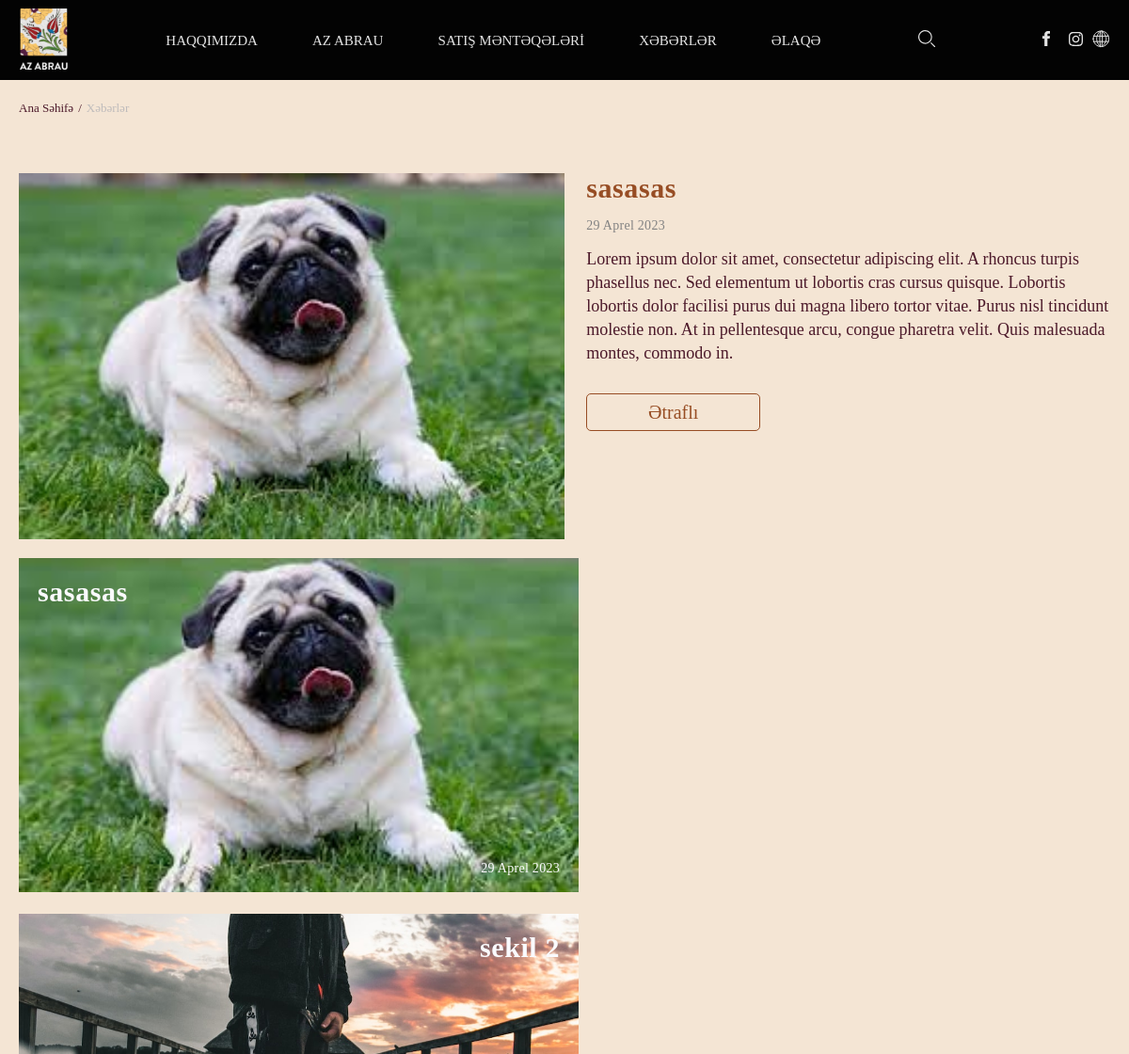
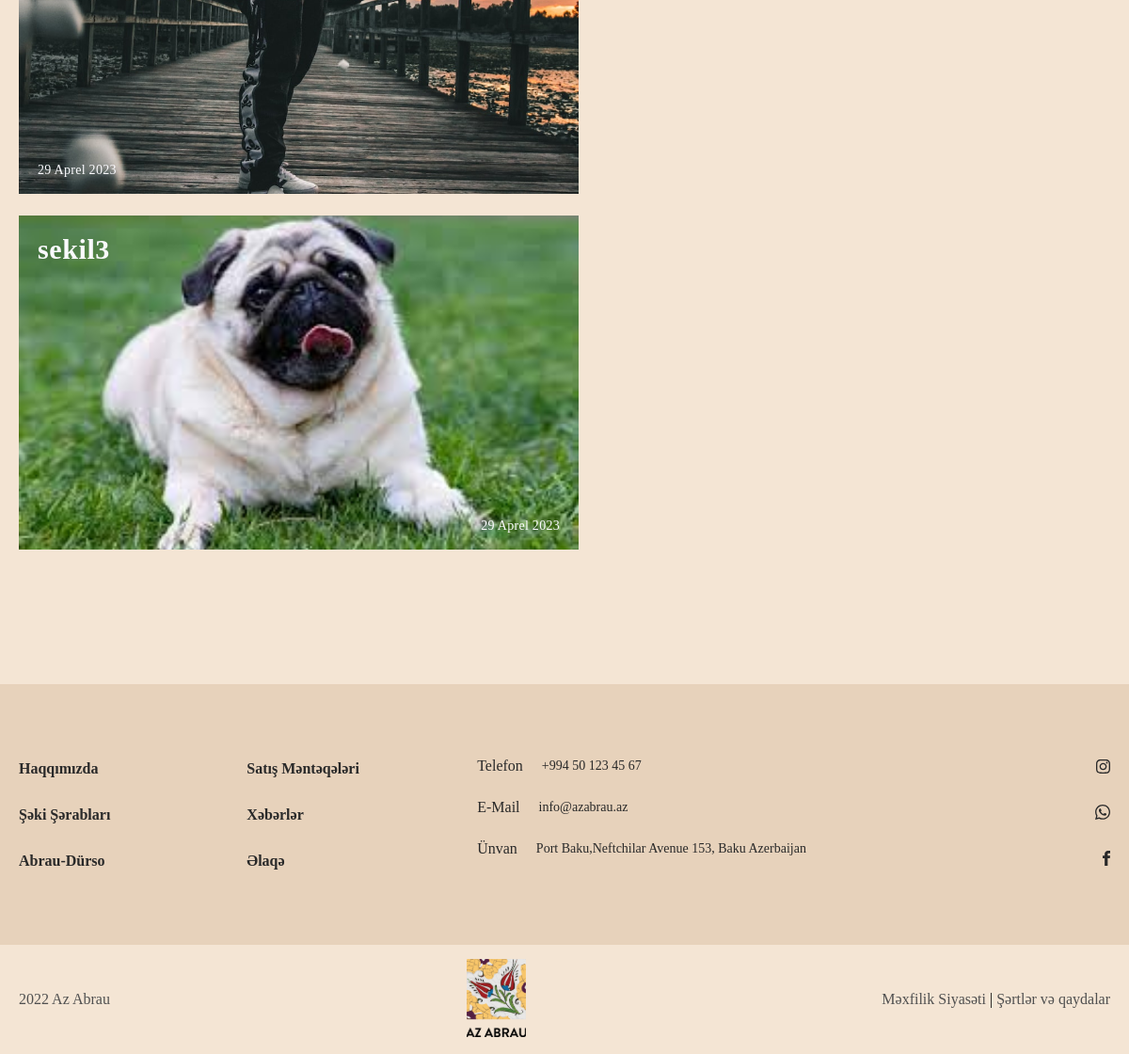
Page /news on the committed database (2 pictures, top to bottom).
### app/models.py (models this page shows)
class New(models.Model):
    title = models.CharField(verbose_name='Basliq',max_length=200)
    photo = models.ImageField(verbose_name='Sekil', upload_to='media/')
    tarix = models.DateField(verbose_name='tarix',auto_created=True)
    metn = models.TextField(verbose_name='metn',max_length=500)

### app/views.py (the view)
# urls.py: path('news',views.news,name='news'),
def news(request):
    news=New.objects.all()
    context={
        'news':news,
        'news1':news.first()
    }
    return render(request,'news.html',context)

### templates/news.html (shortened to what this page needs)
{% extends 'base.html' %}
{% load static %}
{% block main %}
 <div class="container">
    <div class="row">
        <ul class="breadcrumb">
            <li class="breadcrumb-item">
                <a href="{% url 'index' %}">
                    Ana Səhifə
                </a>
            </li>
            <span>/</span>
            <li class="breadcrumb-item">
                Xəbərlər
            </li>
        </ul>
    </div>
</div>
<section id="news-page">
    <div class="container">
        <div class="row">
            <div class="main-card">
                <div class="col-6">
                    <img src="{{news1.photo.url}}" alt="">
                </div>
                <div class="col-5">
                    <h3 class="main-head">
                        {{news1.title}}
                    </h3>
                    <p class="date">
                        {{news1.tarix}}
                    </p>
                    <p class="text">
                        {{news1.metn}}
                    </p>
                    <button class="btn">
                        Ətraflı
                    </button>
                </div>
            </div>
{% for items in news %}
<div class="news-card item">
    <a href="#">
        <img src="{{items.photo.url}}" alt="">
        <div class="news-text">
            <h3 class="news-head">
                {{items.title}}
            </h3>
            <p class="news-date">
                {{items.tarix}}
            </p>
        </div>
    </a>
</div>
{% endfor %}
</section>
{% endblock main %}

### templates/base.html (shortened to what this page needs)
<!DOCTYPE html>
<html lang="en">
    {% load static %}
    <head>
        <link rel="stylesheet" href="{% static 'css/style.css' %}">
        <link rel="stylesheet" href="{% static 'css/reset.css' %}">
        <link rel="stylesheet" href="{% static 'css/owl.carousel.min.css' %}">
        <link rel="stylesheet" href="{% static 'css/responsive.css' %}">
    </head>
<body>
    {% include 'header.html' %}
    {% block main %}
    {% endblock main %}
    {% include 'footer.html' %}
</body>
</html>

### templates/header.html (shortened to what this page needs)
 {% load static %}
  <header>
    <div class="container">
        <div class="row">
            <div class="logo">
                <a href="./index.html">
                    <img src="{% static 'img/logo-azabrau.svg' %}" alt="">
                </a>
            </div>
            <nav>
                <ul class="navbar">
                    <li class="nav-item">
                        <a href="./about.html">
                            HAQQIMIZDA
                        </a>
                    </li>
                    <li class="nav-item">
                        <a href="./products.html">
                            AZ ABRAU
                        </a>
                    </li>
                    <li class="nav-item">
                        <a href="./maps.html">
                            SATIŞ MƏNTƏQƏLƏRİ
                        </a>
                    </li>
                    <li class="nav-item">
                        <a href="{% url 'news' %}">
                            XƏBƏRLƏR
                        </a>
                    </li>
                    <li class="nav-item">
                        <a href="./contact.html">
                            ƏLAQƏ
                        </a>
                    </li>
                </ul>
            </nav>
            <form class="search" action="">
                <a href="javascript:void(0)">
                    <img class="open-search" src="{% static 'img/search.svg' %}" alt="">
                </a>
            </form>
            <div class="social">
                <a href="#">
                    <img src="{% static 'img/face.svg' %}" alt="">
                </a>
                <a href="#">
                    <img src="{% static 'img/inst.svg' %}" alt="">
                </a>
                <div class="lang-div">
                    <img src="{% static 'img/lang.svg' %}" alt="">
                    <ul class="lang">
                        <li>
                        </li>
                        <li>
                        </li>
                        <li>
                        </li>
                    </ul>
                </div>
            </div>
        </div>
    </div>
</header>

### templates/footer.html
 {% load static %}
 <footer>
    <div class="footer-top">
        <div class="container">
            <div class="row">
                <div class="col-4">
                    <ul class="foot-nav">
                        <li class="foot-item">
                            Haqqımızda
                        </li>
                        <li class="foot-item">
                            Şəki Şərabları
                        </li>
                        <li class="foot-item">
                            Abrau-Dürso
                        </li>
                        <li class="foot-item">
                            Satış məntəqələri
                        </li>
                        <li class="foot-item">
                            Xəbərlər
                        </li>
                        <li class="foot-item">
                            Əlaqə
                        </li>
                    </ul>
                </div>
                <div class="col-4">
                    <ul class="foot-contact">
                        <li class="contact-group">
                            <p class="contact-item">
                                Telefon
                            </p>
                            <span class="contact-text">
                                <a href="tel:+994501234567">
                                    +994 50 123 45 67
                                </a>
                            </span>
                        </li>
                        <li class="contact-group">
                            <p class="contact-item">
                                E-mail
                            </p>
                            <span class="contact-text">
                                info@azabrau.az
                            </span>
                        </li>
                        <li class="contact-group">
                            <p class="contact-item">
                                Ünvan
                            </p>
                            <span class="contact-text">
                                Port Baku,Neftchilar Avenue 153,
                                Baku Azerbaijan
                            </span>
                        </li>
                    </ul>
                </div>
                <div class="col-2">
                    <div class="foot-social">
                        <a href="#">
                            <img src="{% static 'img/insta.svg' %}" alt="">
                        </a>
                        <a href="#">
                            <img src="{% static 'img/wp-icon.svg' %}" alt="">
                        </a>
                        <a href="#">
                            <img src="{% static 'img/face-icon.svg' %}" alt="">
                        </a>
                    </div>
                </div>
            </div>
        </div>
    </div>
    <div class="footer-bottom">
        <div class="container">
            <div class="row">
                <p class="bottom-first">
                    2022 Az Abrau
                </p>
                <a class="bottom-logo" href="#">
                    <img src="{% static 'img/footer-logo.svg' %}" alt="">
                </a>
                <p class="bottom-end">
                    <a href="#">
                        Məxfilik Siyasəti
                    </a>
                    <span>
                        |
                    </span>
                    <a href="#">
                        Şərtlər və qaydalar
                    </a>
                </p>
            </div>
        </div>
    </div>
</footer>

### staticfiles/css/responsive.css (style rules this page uses)
@media only screen and (max-width: 1220px) { .container { max-width: 100%; padding:0 20px; } }
@media only screen and (max-width: 1220px) { section { padding-top: 60px !important; } }

### rows in the picture
New: photo (picture), title "sasasas", tarix "29 Aprel 2023", metn "Lorem ipsum dolor sit amet, consectetur adipiscing elit. A rhoncus turpis phasellus nec. Sed elementum ut lobortis cras cursus quisque. Lobortis lobortis dolor facilisi purus dui magna libero tortor vitae. Purus nisl tincidunt molestie non. At in pellentesque arcu, congue pharetra velit. Quis malesuada montes, commodo in."
New: photo (picture), title "sekil 2", tarix "29 Aprel 2023"
New: photo (picture), title "sekil3", tarix "29 Aprel 2023"
